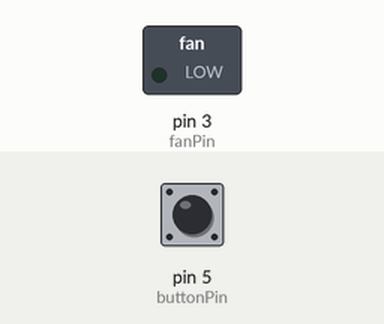
Recording of a sketch running on a simulated Arduino Uno, built with avr-gcc and run on an emulated ATmega328P. On the bench: switched loads named in the sketch (green lamp = pin HIGH). Dashed ring = blinking. The inputs (shaded band) are chosen by the test bench; at power-on: pin 5 (buttonPin) HIGH.

Above: at 1.2 s.
1.3 s: pin 5 (buttonPin) pulled LOW for 3.2 s
At 2.0 s:
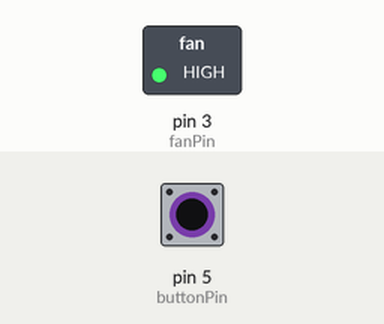
6.0 s: pin 5 (buttonPin) pulled LOW for 0.15 s
At 6.8 s:
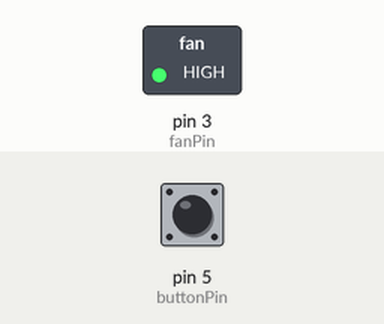
7.6 s: pin 5 (buttonPin) pulled LOW for 1 s
At 8.0 s:
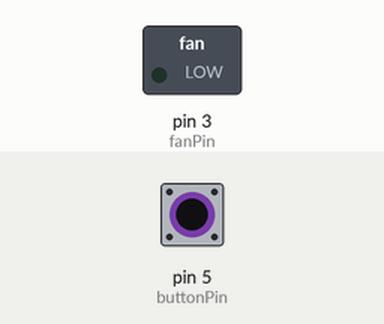
Timing chart, 0 to 10.6 s (numbered marks = the images above; inputs shaded):
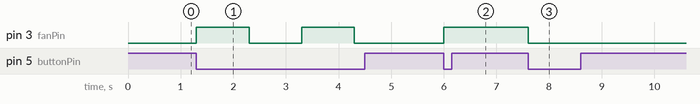

Measured:
- after the input at 1.3 s, pin 3 (fanPin): alternates HIGH for 1.0 s and LOW for 1.0 s, starting at once
- after the input at 6.0 s, pin 3 (fanPin): LOW → HIGH at once
- after the input at 7.6 s, pin 3 (fanPin): HIGH → LOW at once

The sketch:

fengshan.ino
```cpp
// 定义引脚号
const int buttonPin = 5;
const int fanPin = 3;

void setup() {
  // put your setup code here, to run once:
// 将引脚设置为输出模式
  pinMode(buttonPin, INPUT);
  pinMode(fanPin, OUTPUT);
}

int fanStatus = LOW;

void setFanStatus() {
  if (fanStatus == HIGH) {
    fanStatus = LOW;
  } else {
    fanStatus = HIGH;
  }
  digitalWrite(fanPin, fanStatus);
}

void loop() {
  // put your main code here, to run repeatedly:

  // for (int i = 0; i <= 255; i += 5) {
  //   analogWrite(motorPin, i);
  //   delay(1000);
  // }

  // digitalWrite(motorPin, HIGH);
  // digitalWrite(motorPinFan, HIGH);
  // delay(1000);

  // digitalWrite(motorPin, LOW);
  // digitalWrite(motorPinFan, LOW);
  // delay(1000);

  int btnVal = digitalRead(buttonPin);
  if (btnVal == 0) {
    setFanStatus();
    delay(1000);
  }

}
```
